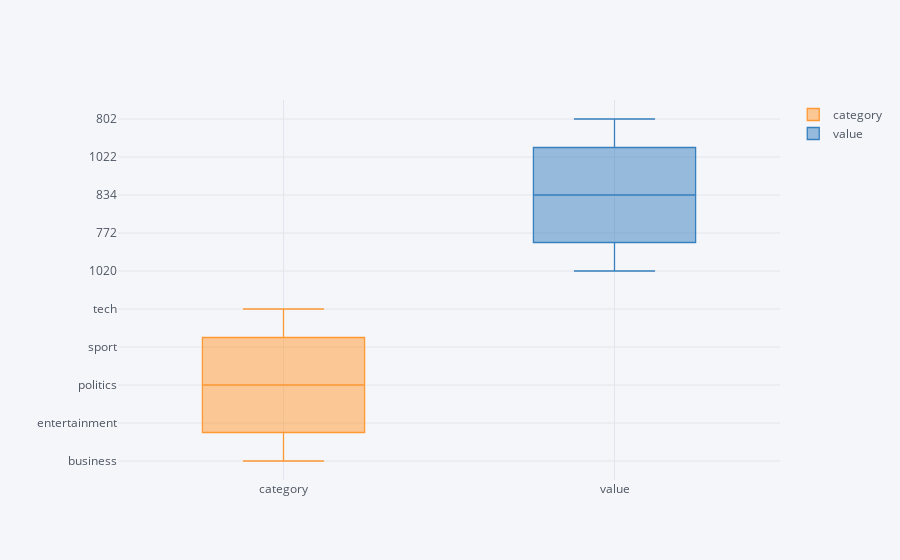

This figure's notebook cell:
### Code cell
pd.DataFrame({"category":ct.keys(), "value":ct.values()}).iplot(kind='box')

### Figure 1 — Plotly figure (JSON) as saved in the notebook; plotly's stock layout.template omitted (floating-point values rounded to 4 significant figures)
{"data": [{"boxpoints": false, "line": {"width": 1.3}, "marker": {"color": "rgba(255, 153, 51, 1.0)"}, "name": "category", "orientation": "v", "type": "box", "y": ["business", "entertainment", "politics", "sport", "tech"]}, {"boxpoints": false, "line": {"width": 1.3}, "marker": {"color": "rgba(55, 128, 191, 1.0)"}, "name": "value", "orientation": "v", "type": "box", "y": [1020, 772, 834, 1022, 802]}], "layout": {"legend": {"bgcolor": "#F5F6F9", "font": {"color": "#4D5663"}}, "paper_bgcolor": "#F5F6F9", "plot_bgcolor": "#F5F6F9", "title": {"font": {"color": "#4D5663"}}, "xaxis": {"gridcolor": "#E1E5ED", "showgrid": true, "tickfont": {"color": "#4D5663"}, "title": {"font": {"color": "#4D5663"}, "text": ""}, "zerolinecolor": "#E1E5ED"}, "yaxis": {"gridcolor": "#E1E5ED", "showgrid": true, "tickfont": {"color": "#4D5663"}, "title": {"font": {"color": "#4D5663"}, "text": ""}, "zerolinecolor": "#E1E5ED"}}}
